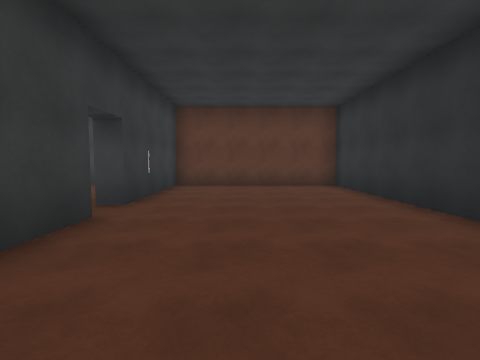
View 1 (above)

12 first-person views from a walk through a Unity game level. The camera is 1.5 m above the floor, tilts 4° down and sees 85° across. The floor is counted in squares, 2 m on a side. Each view is taken from the middle of a square. On the plan, view 1 faces up. The plan holds only what a view shows up to about 9 squares ahead; the rest is blank. The place goes on beyond the plan. The player is left out. Surface patterns are stand-ins for the level's own textures.

View 2
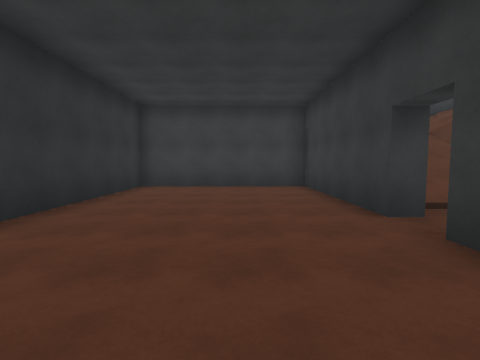

View 3
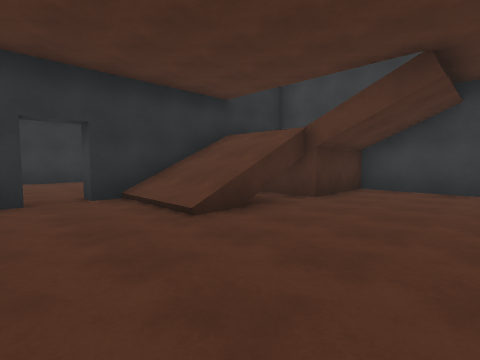

View 4
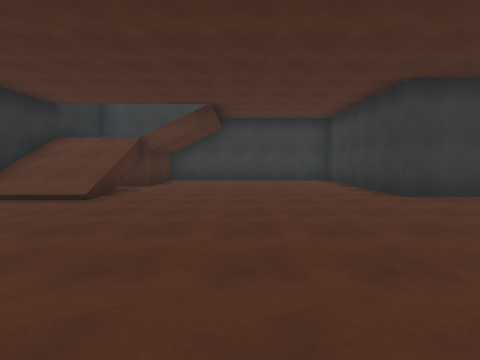

View 5
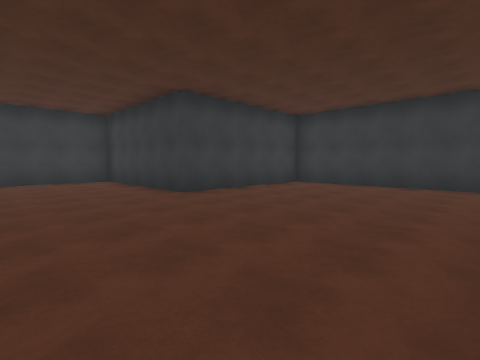

View 6
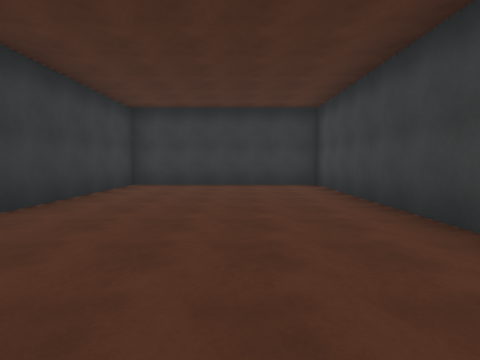

View 7
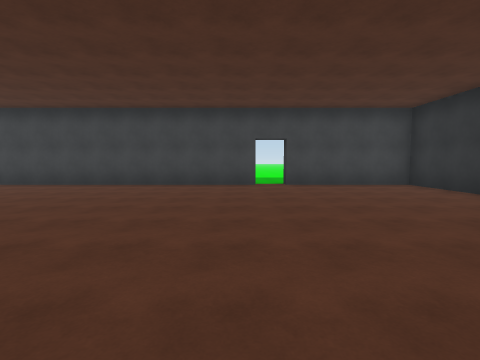

View 8
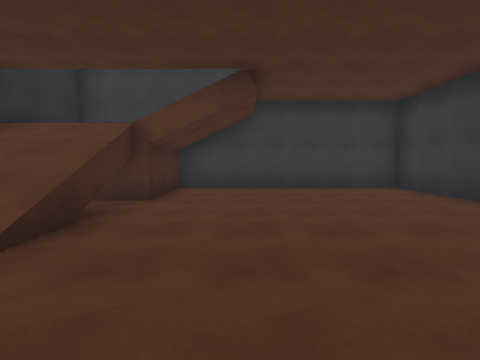

View 9
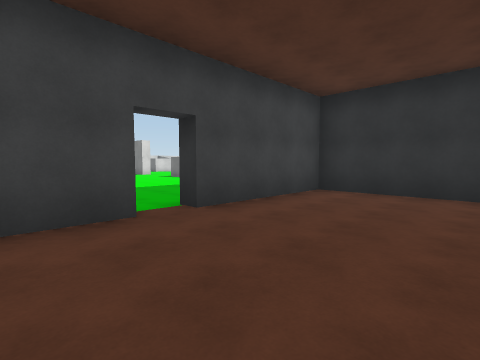

View 10
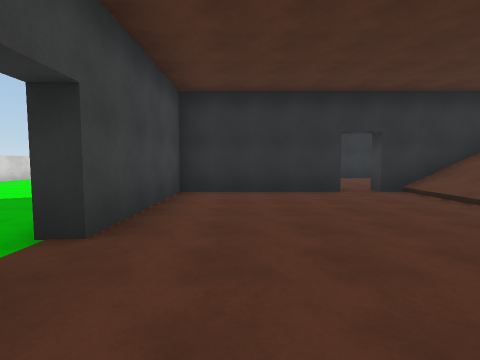

View 11
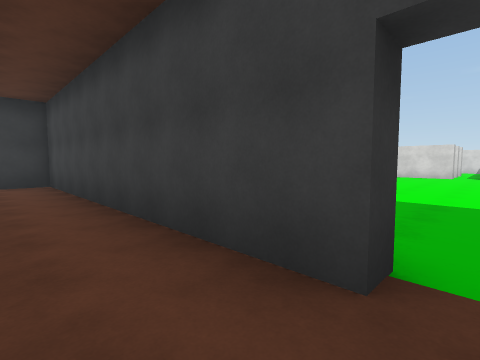

View 12
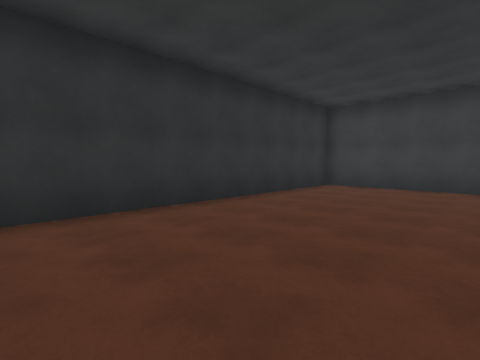

### Floor plan
Key: @ floor where view 1 was taken; # wall or solid block; . floor; / step, stairs or slope.
Columns run from 17 left of view 1 to 3 right of it. Each row starts with its distance up from view 1.
 18         ..
 17         ..
 16         ...
 15         ...
 14         ...    ..
 13          .. .....
 12          ......
 11          .....
 10          ....
  9 ##########.#####
  8 #..............######
  7 #..............#....#
  6 #..............#....#
  5 #..............#....#
  4 #...................#
  3 #...........///#....#
  2 ######......///#....#
  1      #......///#....#
  0      #...... //#.@..#
 -1      #....../  ######
 -2      #....../  #

Positions as (right, up) in squares from view 1, and headings:
1: (0, 0), facing up
2: (0, 7), facing down
3: (-8, 5), facing down-right
4: (-8, 8), facing down
5: (-8, 8), facing down-left
6: (-8, 6), facing left
7: (-8, 0), facing up
8: (-7, 5), facing down
9: (-9, 5), facing up-right
10: (-9, 7), facing right
11: (-7, 7), facing up-left
12: (-1, 7), facing down-right
